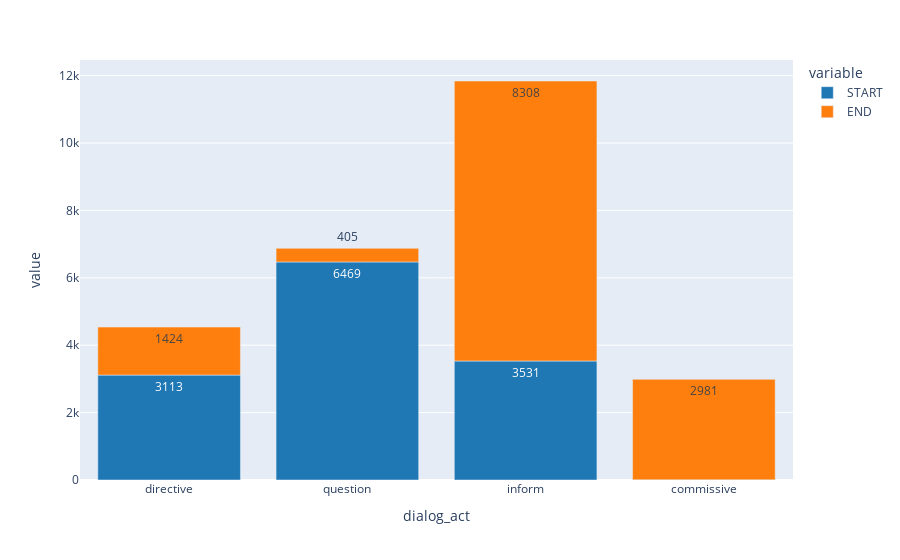

Notebook code for this chart:
### Code cell
# How many START vs how many END comparisons (Bar graph - broken)

starter_sentences = {
    'START': knowledge_graph_dict['START'],
    'END': {}
}

for act, inner_dict in knowledge_graph_dict.items():
    
    if 'END' in inner_dict:
        starter_sentences['END'][act] = inner_dict['END']

# Convert to dataframe
dataframe = pd.DataFrame(starter_sentences)
dataframe.reset_index(inplace=True)
dataframe = dataframe.rename(columns={'index':'dialog_act'})

print(dataframe)

fig = px.bar(
    dataframe, 
    x="dialog_act", 
    y=['START','END'],
    color_discrete_sequence=px.colors.qualitative.D3,
    text_auto=True
)

fig.show()

### Figure 1 — Plotly figure (JSON) as saved in the notebook; plotly's stock layout.template omitted (floating-point values rounded to 4 significant figures)
{"data": [{"alignmentgroup": "True", "hovertemplate": "variable=START<br>dialog_act=%{x}<br>value=%{y}<extra></extra>", "legendgroup": "START", "marker": {"color": "#1F77B4", "pattern": {"shape": ""}}, "name": "START", "offsetgroup": "START", "orientation": "v", "showlegend": true, "textposition": "auto", "texttemplate": "%{y}", "type": "bar", "x": ["directive", "question", "inform", "commissive"], "xaxis": "x", "y": [3113, 6469, 3531, 5], "yaxis": "y"}, {"alignmentgroup": "True", "hovertemplate": "variable=END<br>dialog_act=%{x}<br>value=%{y}<extra></extra>", "legendgroup": "END", "marker": {"color": "#FF7F0E", "pattern": {"shape": ""}}, "name": "END", "offsetgroup": "END", "orientation": "v", "showlegend": true, "textposition": "auto", "texttemplate": "%{y}", "type": "bar", "x": ["directive", "question", "inform", "commissive"], "xaxis": "x", "y": [1424, 405, 8308, 2981], "yaxis": "y"}], "layout": {"barmode": "relative", "legend": {"title": {"text": "variable"}, "tracegroupgap": 0}, "margin": {"t": 60}, "xaxis": {"anchor": "y", "domain": [0, 1], "title": {"text": "dialog_act"}}, "yaxis": {"anchor": "x", "domain": [0, 1], "title": {"text": "value"}}}}
